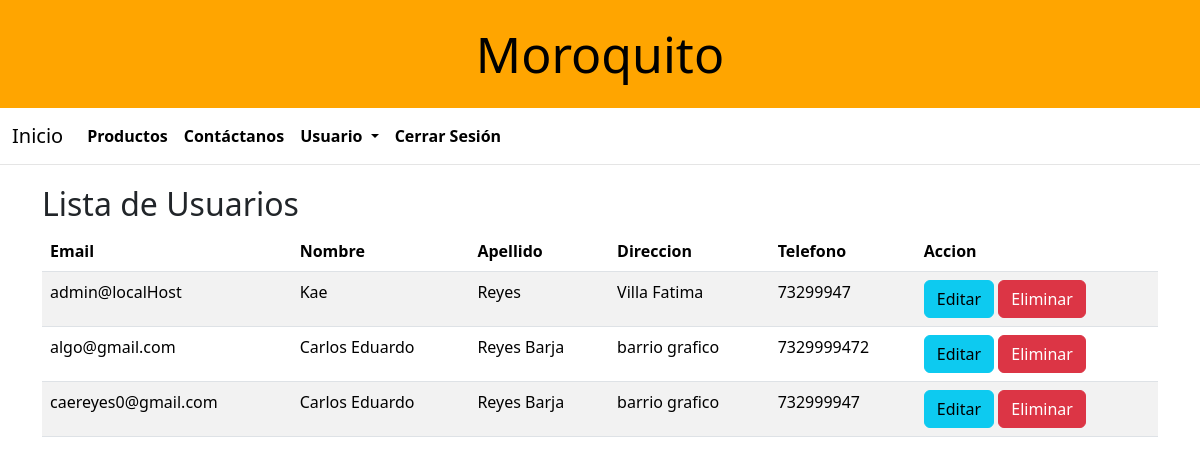
/users (signed in), run on an earlier commit of the app's database.
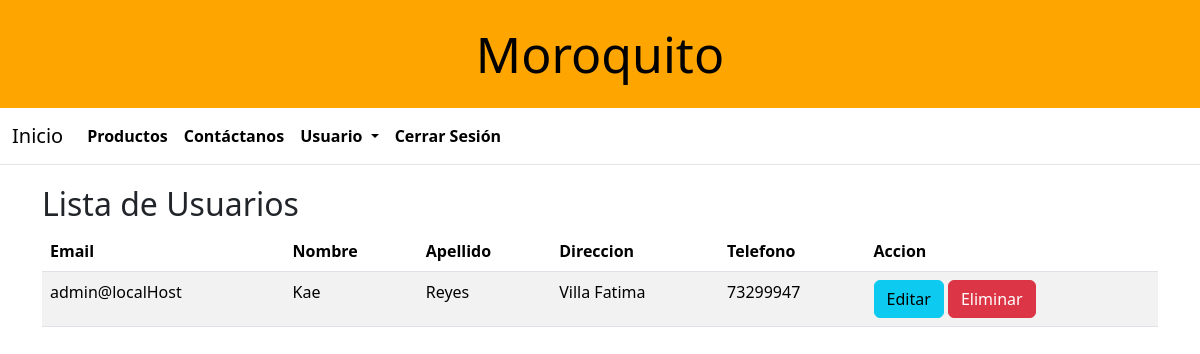
And on a later commit of the database.
### models/usuario_model.py (models this page shows, shortened)
class Usuarios(UserMixin, db.Model):
    __tablename__ = "usuarios"
    email = db.Column(db.String(200), primary_key=True)
    first_name = db.Column(db.String(50), nullable=False)
    last_name = db.Column(db.String(50), nullable=False)
    password_hash = db.Column(db.String(128), nullable=False)
    direction = db.Column(db.String(200), nullable=False)
    celphone = db.Column(db.String(15), nullable=False)
    role = db.Column(db.String(50), nullable=False, default="user")
    @staticmethod
    def get_all():
        return Usuarios.query.all()
    def has_role(self, role):
        return self.role == role

### controllers/usuario_controller.py (the view)
@user_bp.route("/users")
@login_required
@role_required("admin")
def list_users():
    users = Usuarios.get_all()
    return usuario_view.usuarios(users)

### run.py (called while the page is built)
@login_manager.user_loader
def load_user(user_email):
    return Usuarios.query.get((user_email))

### views/usuario_view.py (called while the page is built)
def usuarios(users):
    return render_template(
        "usuarios.html",
        users=users,
        title="Lista de usuarios",
        current_user=current_user,
    )

### templates/usuarios.html (shortened to what this page needs)
{% extends 'base.html' %}
{% block content %}
<h2 class="subtitle is-2">Lista de Usuarios</h2>
<table class="table table-striped">
    <thead>
        <tr>
            <th>Email</th>
            <th>Nombre</th>
            <th>Apellido</th>
            <th>Direccion</th>
            <th>Telefono</th>
            <th>Accion</th>
        </tr>
    <tbody>
        {% for user in users %}
        <tr>
            <td>{{user.email}}</td>
            <td>{{user.first_name}}</td>
            <td>{{user.last_name}}</td>
            <td>{{user.direction}}</td>
            <td>{{user.celphone}}</td>
            <td><a href="{{url_for('user.update_user',id=user.email)}}" class="btn btn-info">Editar</a>
                <button type="button" class="btn btn-danger" data-bs-toggle="modal" data-bs-target="#exampleModal">
                    Eliminar
                </button>
            </td>
        </tr>
        {% endfor %}
    </tbody>
    </thead>
</table>
{% endblock %}

### templates/base.html (shortened to what this page needs)
<!DOCTYPE html>
<html lang="es">
<head>
    <link href="https://cdn.jsdelivr.net/npm/bootstrap@5.3.3/dist/css/bootstrap.min.css" rel="stylesheet"
>
</head>
<body>
    <h1 class="w-100 text-center p-4" style="background-color: orange; color: black; font-size: 50px;">Moroquito</h1>
    {% if current_user.is_authenticated %}
    <nav class="navbar navbar-expand-lg">
        <div class="container-fluid">
            <a class="navbar-brand" href="/">Inicio</a>
            <div class="collapse navbar-collapse" id="navbarNavDropdown">
                <ul class="navbar-nav">
                    <li class="nav-item">
                        <a class="nav-link" aria-current="page" href="{{ url_for('product.list_products') }}">Productos</a>
                    </li>
                    <li class="nav-item">
                        <a class="nav-link" href="/contact">Contáctanos</a>
                    </li>
                    <li class="nav-item dropdown">
                        <a class="nav-link dropdown-toggle" href="#" role="button" data-bs-toggle="dropdown"
                            aria-expanded="false">
                            Usuario
                        </a>
                    </li>
                    <li class="nav-item">
                        <a class="nav-link" href="{{url_for('user.logout')}}">Cerrar Sesión</a>
                    </li>
                </ul>
            </div>
        </div>
    </nav>
    {% endif %}
    <div class="container pb-5" style="margin-top: 20px;">
        {% block content %}{% endblock %}
    </div>
</body>
</html>

### templates/base.html (style rules this page uses)
.navbar { background-color: rgba(255, 255, 255, 0.7); backdrop-filter: blur(5px); border-bottom: 1px solid rgba(0, 0, 0, 0.1); }
.navbar .nav-link { color: black; font-weight: bold; }
h1 { margin: 0; }

What changed in the data, as far as the page shows it:
removed Usuarios: email "algo@gmail.com", first_name "Carlos Eduardo", last_name "Reyes Barja", direction "barrio grafico", celphone "7329999472"
removed Usuarios: email "caereyes0@gmail.com", first_name "Carlos Eduardo", last_name "Reyes Barja", direction "barrio grafico", celphone "732999947"
